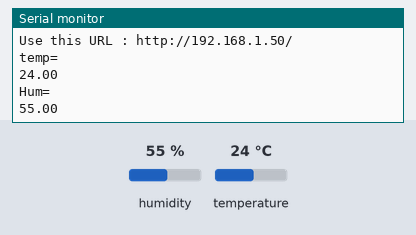
A sketch run on a simulated ESP32. Parts: the last lines printed to the serial monitor. The inputs (shaded band) are chosen by the test bench; at power-on: humidity 55 %, temperature 24 °C. WiFi joins after 1.5 s; servers stay silent unless stated.

Above: at 2.7 s.
2.8 s: humidity set to 22 %
At 4.8 s:
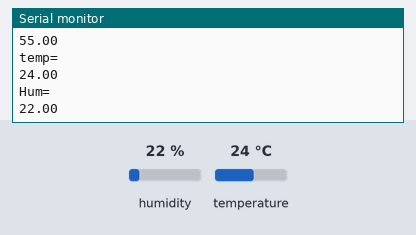
4.9 s: temperature set to 12 °C
7.0 s: humidity set to 40 %
At 8.4 s:
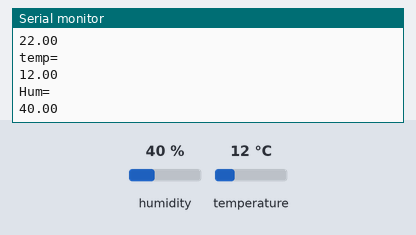
Timing chart, 0 to 10.0 s (numbered marks = the images above; inputs shaded):
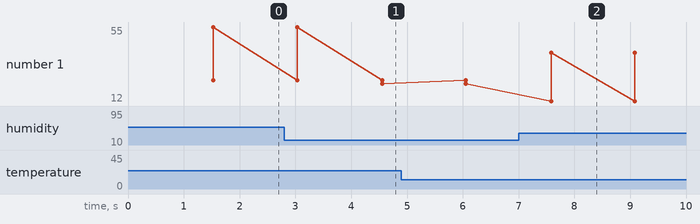

The sketch:

sketch.ino
```cpp
#include <WiFi.h>
#include <DHT.h>
const char* ssid ="SSID";
const char* pwd = "PASS";

#define DHTPIN 12
#define DHTTYPE DHT11
DHT dht(DHTPIN, DHTTYPE);

WiFiServer server(80);

void setup() {
  Serial.begin(115200);//Baud rate 9600

    dht.begin();

  // Connect to WiFi network
  Serial.print("Connecting to ");
  Serial.println(ssid);

  WiFi.begin(ssid, pwd);
//

    while (WiFi.status() != WL_CONNECTED) {
    delay(500);
    Serial.print(".");
  }
  Serial.println("");
  Serial.println("WiFi connected");

  // Start the server
  server.begin();
  Serial.println("Server started");

  // Print the IP address
  Serial.print("Use this URL : ");
  Serial.print("http://");
  Serial.print(WiFi.localIP());//nodemcu
  Serial.println("/");

}

void loop() {

float h = dht.readHumidity();
float t = dht.readTemperature();
Serial.println("temp=");
Serial.println(t);
Serial.println("Hum=");
Serial.println(h);
   // Check if a client has connected
  WiFiClient client = server.available();

  // Read the first line of the request
  String request = client.readStringUntil('\r');
  Serial.println(request);
  client.flush();

  // Match the request


  // Return the response
  client.println("HTTP/1.1 200 OK");
  client.println("Content-Type: text/html");
  client.println(""); //  do not forget this one
  client.println("<!DOCTYPE HTML>");
  client.println("<head><meta name=\"viewport\" content=\"width=device-width, initial-scale=1\">");
  client.println("<link rel=\"icon\" href=\"data:,\">");


  client.print(" <h1> IoT Based Project </h1> ");


     client.print("<h2>TEMP: ");
     client.print(t);
     client.print("</h2>");
    client.print("<h2>HUMIDITY: ");
     client.print(h);
     client.print("</h2>");


   client.println("<html>");


  delay(500);


}
```

Measured:
- after the input at 2.8 s, the serial monitor: prints a new line after 1.8 s (image 1)
- after the input at 7.0 s, the serial monitor: prints a new line after 0.58 s (image 2)
- plotted number 1: 55 → 22 after the input at 2.8 s, 22 → 40 after the input at 7.0 s
